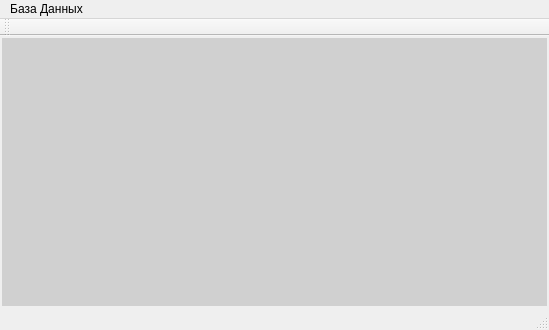
<?xml version="1.0" encoding="UTF-8"?>
<ui version="4.0">
 <class>MainWindow</class>
 <widget class="QMainWindow" name="MainWindow">
  <property name="geometry">
   <rect>
    <x>0</x>
    <y>0</y>
    <width>549</width>
    <height>330</height>
   </rect>
  </property>
  <property name="windowTitle">
   <string>MainWindow</string>
  </property>
  <property name="animated">
   <bool>false</bool>
  </property>
  <widget class="QWidget" name="centralWidget">
   <layout class="QVBoxLayout" name="verticalLayout">
    <property name="margin">
     <number>2</number>
    </property>
    <item>
     <widget class="QMdiArea" name="mdiArea">
      <property name="background">
       <brush brushstyle="SolidPattern">
        <color alpha="255">
         <red>208</red>
         <green>208</green>
         <blue>208</blue>
        </color>
       </brush>
      </property>
     </widget>
    </item>
   </layout>
  </widget>
  <widget class="QToolBar" name="mainToolBar">
   <attribute name="toolBarArea">
    <enum>TopToolBarArea</enum>
   </attribute>
   <attribute name="toolBarBreak">
    <bool>false</bool>
   </attribute>
  </widget>
  <widget class="QStatusBar" name="statusBar"/>
  <widget class="QMenuBar" name="menuBar">
   <property name="geometry">
    <rect>
     <x>0</x>
     <y>0</y>
     <width>549</width>
     <height>18</height>
    </rect>
   </property>
   <widget class="QMenu" name="menuDataBase">
    <property name="title">
     <string>База Данных</string>
    </property>
    <addaction name="actionConnect"/>
    <addaction name="actionDisconnect"/>
    <addaction name="actionQuit"/>
   </widget>
   <addaction name="menuDataBase"/>
  </widget>
  <action name="actionConnect">
   <property name="text">
    <string>Подключить</string>
   </property>
  </action>
  <action name="actionDisconnect">
   <property name="text">
    <string>Отключить</string>
   </property>
  </action>
  <action name="actionQuit">
   <property name="text">
    <string>Выход</string>
   </property>
  </action>
 </widget>
 <layoutdefault spacing="6" margin="11"/>
 <resources/>
 <connections/>
</ui>
